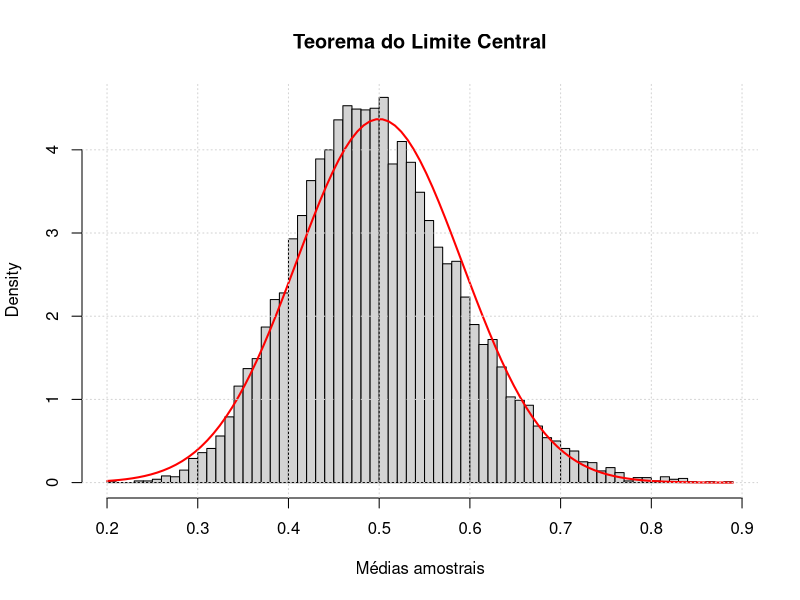

The R source for this figure:
# Ele diz que, sob condições gerais, a distribuição das médias amostrais se aproxima de uma distribuição Normal quando o tamanho da amostra aumenta, mesmo que a população original não tenha distribuição Normal.
# Exemplo em R
# Vamos considerar uma população com distribuição Exponencial, cuja distribuição original não é Normal.

set.seed(123)

n <- 30       # Tamanho de cada amostra
N <- 10000    # Número de amostras

medias <- numeric(N)

for (i in 1:N) {
  X <- rexp(n, rate = 2)
  medias[i] <- mean(X)
}

hist(medias, probability = TRUE, breaks = 50,
     main = "Teorema do Limite Central",
     xlab = "Médias amostrais")

curve(dnorm(x, mean = 0.5, sd = sqrt(0.25/n)),
      add = TRUE, col = "red", lwd = 2)

grid()


# O que está acontecendo?
#
# 1. rexp(n, rate = 2) gera uma amostra de 30 valores de uma
#    distribuição Exponencial com taxa λ = 2.
#
# 2. mean(X) calcula a média dos 30 valores gerados.
#
# 3. Repetimos esse processo 10.000 vezes, obtendo 10.000 médias
#    amostrais.
#
# 4. Construímos um histograma dessas médias para observar sua
#    distribuição.
#
# Por que a curva Normal aparece?
#
# A distribuição Exponencial utilizada possui:
#
# E(X) = 1/λ = 1/2 = 0,5
#
# Var(X) = 1/λ² = 1/2² = 0,25
#
# Pelo Teorema do Limite Central (TLC), quando o tamanho da amostra
# aumenta, a distribuição das médias amostrais se aproxima de uma
# distribuição Normal, com média igual a E(X) e variância igual a
# Var(X)/n.
#
# Neste exemplo, como n = 30:
#
# X̄ ≈ N(0,5; 0,25/30)
#
# Resultado esperado:
#
# O histograma das 10.000 médias amostrais terá formato
# aproximadamente Normal, embora os valores originais tenham sido
# gerados a partir de uma distribuição Exponencial.
